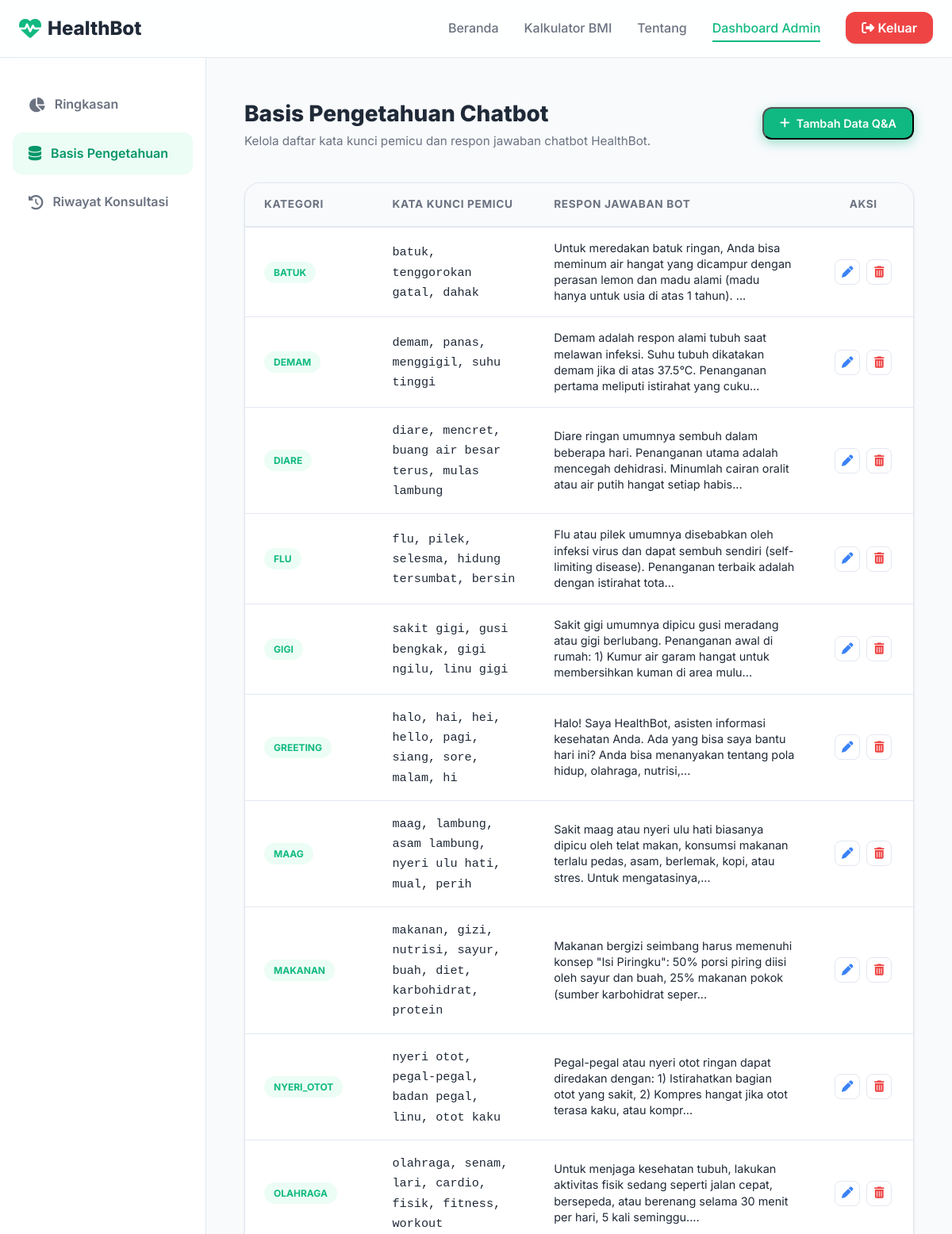
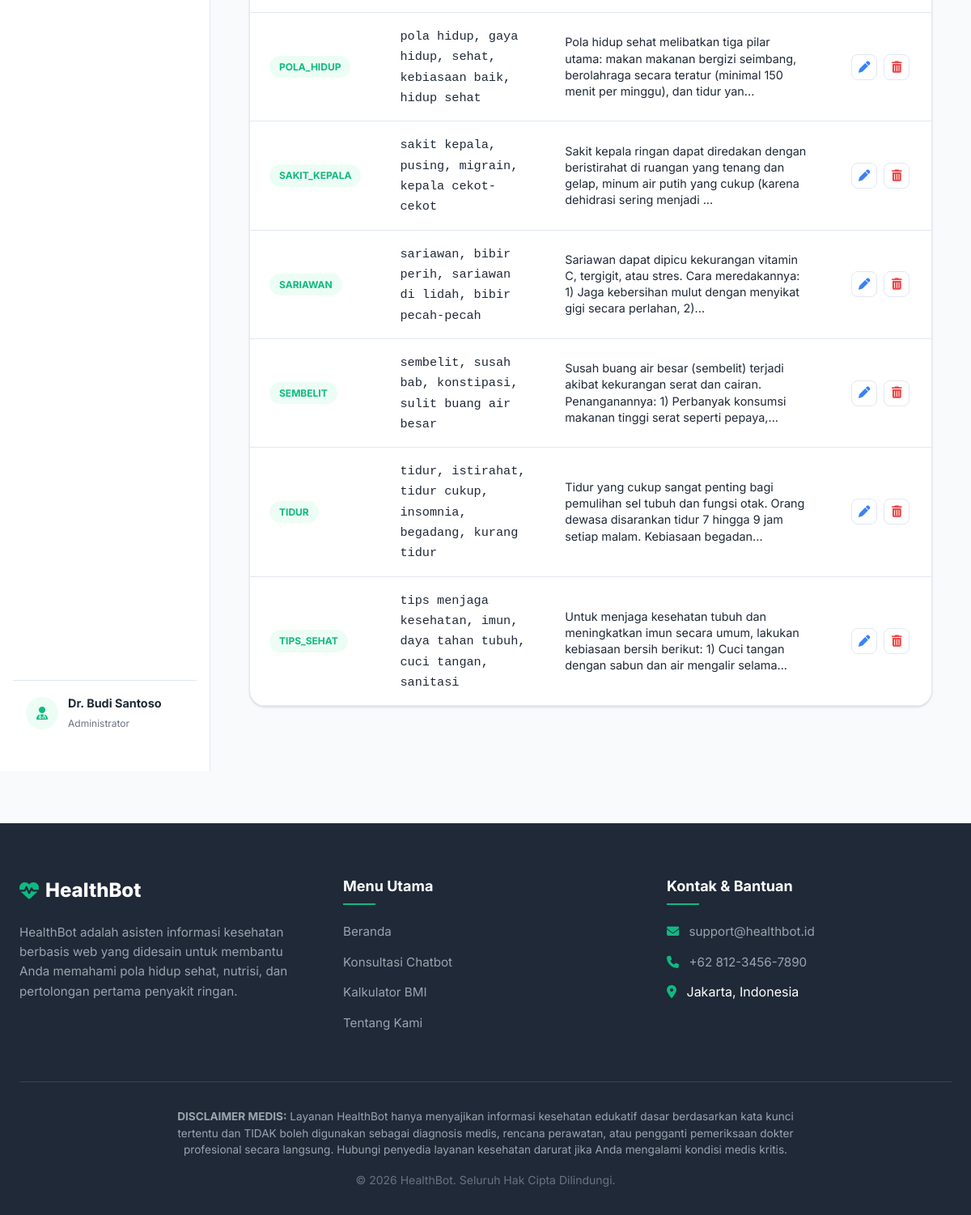
Screenshot of /admin_dashboard.php?tab=knowledge (signed in) with the database file from the repository (2 pictures, top to bottom).
### tables this page shows
CREATE TABLE IF NOT EXISTS `knowledge_base` (
  `id` INT AUTO_INCREMENT PRIMARY KEY,
  `category` VARCHAR(50) NOT NULL,
  `keyword` TEXT NOT NULL,  
  `response` TEXT NOT NULL,
  `created_at` TIMESTAMP DEFAULT CURRENT_TIMESTAMP
);

### admin_dashboard.php (the view, shortened to what this page needs)
<?php
require_once '../includes/db.php';
$tab = $_GET['tab'] ?? 'overview';
$stats = ['chats' => 0, 'users' => 0, 'knowledge' => 0];
try {
    $stats['chats'] = $pdo->query("SELECT COUNT(*) FROM chat_history")->fetchColumn();
    $stats['users'] = $pdo->query("SELECT COUNT(*) FROM users")->fetchColumn();
    $stats['knowledge'] = $pdo->query("SELECT COUNT(*) FROM knowledge_base")->fetchColumn();
} catch (PDOException $e) {}
$kb_list = [];
try {
    $kb_list = $pdo->query("SELECT * FROM knowledge_base ORDER BY category ASC, id DESC")->fetchAll();
} catch (PDOException $e) {}
$logs_list = [];
try {
    $logs_list = $pdo->query("
        SELECT ch.*, u.session_token
        FROM chat_history ch
        JOIN users u ON ch.user_id = u.id
        ORDER BY ch.created_at DESC
        LIMIT 100
    ")->fetchAll();
} catch (PDOException $e) {}
require_once '../includes/header.php';
?>
<div class="dashboard-layout">
    <aside class="admin-sidebar">
        <ul class="sidebar-menu">
            <li>
                <a href="admin_dashboard.php?tab=overview" class="sidebar-link <?php echo $tab === 'overview' ? 'active' : ''; ?>">
                    <i class="fa-solid fa-chart-pie"></i> Ringkasan
                </a>
            </li>
            <li>
                <a href="admin_dashboard.php?tab=knowledge" class="sidebar-link <?php echo $tab === 'knowledge' ? 'active' : ''; ?>">
                    <i class="fa-solid fa-database"></i> Basis Pengetahuan
                </a>
            </li>
            <li>
                <a href="admin_dashboard.php?tab=logs" class="sidebar-link <?php echo $tab === 'logs' ? 'active' : ''; ?>">
                    <i class="fa-solid fa-clock-rotate-left"></i> Riwayat Konsultasi
                </a>
            </li>
        </ul>
        <div class="admin-profile">
            <div class="admin-avatar">
                <i class="fa-solid fa-user-md"></i>
            </div>
            <div class="admin-meta">
                <h4><?php echo htmlspecialchars($_SESSION['admin_name']); ?></h4>
                <span>Administrator</span>
            </div>
        </div>
    </aside>
    <main class="admin-content">
        <?php if ($tab === 'overview'): ?>
            <div class="page-title-box">
                <h2>Ringkasan Statistik HealthBot</h2>
                <p>Selamat datang kembali, berikut ringkasan aktivitas konsultasi dan volume data hari ini.</p>
            </div>
            <div class="widgets-grid">
                <div class="widget-card info">
                    <div class="widget-details">
                        <h4>Total Percakapan</h4>
                        <span><?php echo number_format($stats['chats']); ?></span>
                    </div>
                    <div class="widget-icon-container">
                        <i class="fa-solid fa-comments"></i>
                    </div>
                </div>
                <div class="widget-card primary">
                    <div class="widget-details">
                        <h4>Pengunjung Unik</h4>
                        <span><?php echo number_format($stats['users']); ?></span>
                    </div>
                    <div class="widget-icon-container">
                        <i class="fa-solid fa-users"></i>
                    </div>
                </div>
                <div class="widget-card warning">
                    <div class="widget-details">
                        <h4>Data Kata Kunci</h4>
                        <span><?php echo number_format($stats['knowledge']); ?></span>
                    </div>
                    <div class="widget-icon-container">
                        <i class="fa-solid fa-brain"></i>
                    </div>
                </div>
            </div>
            <div class="admin-panel">
                <div class="panel-header">
                    <h3>Konsultasi Terkini</h3>
                    <a href="admin_dashboard.php?tab=logs" style="font-size: 0.875rem; color: var(--primary); font-weight: 600;">Lihat Semua <i class="fa-solid fa-arrow-right"></i></a>
                </div>
                <div class="panel-body data-table-container">
                    <table class="data-table">
                        <thead>
                            <tr>
                                <th style="width: 15%;">Waktu</th>
                                <th style="width: 20%;">Pengunjung</th>
                                <th style="width: 30%;">Pertanyaan</th>
                                <th style="width: 35%;">Jawaban Bot</th>
                            </tr>
                        </thead>
                        <tbody>
                            <?php if (empty($logs_list)): ?>
                                <tr>
                                    <td colspan="4" style="text-align: center; color: var(--gray);">Belum ada riwayat percakapan masuk.</td>
                                </tr>
                            <?php else: ?>
                                <?php for($i = 0; $i < min(5, count($logs_list)); $i++): $log = $logs_list[$i]; ?>
                                    <tr>
                                        <td><strong><?php echo date('d M H:i', strtotime($log['created_at'])); ?></strong></td>
                                        <td><code><?php echo substr($log['session_token'], 0, 10); ?>...</code></td>
                                        <td><?php echo htmlspecialchars($log['user_message']); ?></td>
                                        <td><?php echo htmlspecialchars(substr($log['bot_response'], 0, 80)) . (strlen($log['bot_response']) > 80 ? '...' : ''); ?></td>
                                    </tr>
                                <?php endfor; ?>
                            <?php endif; ?>
                        </tbody>
                    </table>
                </div>
            </div>
        <?php elseif ($tab === 'knowledge'): ?>
            <div class="page-title-box" style="display: flex; justify-content: space-between; align-items: center; flex-wrap: wrap; gap: 1rem;">
                <div>
                    <h2>Basis Pengetahuan Chatbot</h2>
                    <p>Kelola daftar kata kunci pemicu dan respon jawaban chatbot HealthBot.</p>
                </div>
                <button class="btn-primary" onclick="openAddModal()" style="padding: 0.625rem 1.25rem; font-size: 0.9rem;">
                    <i class="fa-solid fa-plus"></i> Tambah Data Q&A
                </button>
            </div>
            <div class="admin-panel">
                <div class="panel-body data-table-container" style="padding: 0;">
                    <table class="data-table">
                        <thead>
                            <tr>
                                <th style="width: 15%;">Kategori</th>
                                <th style="width: 25%;">Kata Kunci Pemicu</th>
                                <th style="width: 45%;">Respon Jawaban Bot</th>
                                <th style="width: 15%; text-align: center;">Aksi</th>
                            </tr>
                        </thead>
                        <tbody>
                            <?php if (empty($kb_list)): ?>
                                <tr>
                                    <td colspan="4" style="text-align: center; color: var(--gray); padding: 2rem;">Data basis pengetahuan kosong.</td>
                                </tr>
                            <?php else: ?>
                                <?php foreach ($kb_list as $row): ?>
                                    <tr>
                                        <td><span class="bmi-category-badge badge-normal" style="font-size: 0.75rem; text-transform: uppercase; font-weight: 700; border: none; padding: 0.25rem 0.75rem;"><?php echo htmlspecialchars($row['category']); ?></span></td>
                                        <td><code><?php echo htmlspecialchars($row['keyword']); ?></code></td>
                                        <td style="font-size: 0.9rem; line-height: 1.4;"><?php echo nl2br(htmlspecialchars(substr($row['response'], 0, 150))) . (strlen($row['response']) > 150 ? '...' : ''); ?></td>
                                        <td style="text-align: center;">
                                            <div style="display: flex; justify-content: center; gap: 0.5rem;">
                                                <button class="btn-action edit" title="Edit Data"
                                                        onclick="openEditModal(
                                                            <?php echo $row['id']; ?>,
                                                            '<?php echo addslashes($row['category']); ?>',
                                                            '<?php echo addslashes($row['keyword']); ?>',
                                                            '<?php echo addslashes($row['response']); ?>'
                                                        )">
                                                    <i class="fa-solid fa-pen"></i>
                                                </button>
                                                <a href="admin_dashboard.php?tab=knowledge&delete_kb=<?php echo $row['id']; ?>"
                                                   class="btn-action delete" title="Hapus Data"
                                                   onclick="return confirm('Apakah Anda yakin ingin menghapus kata kunci ini?');">
                                                    <i class="fa-solid fa-trash-can"></i>
                                                </a>
                                            </div>
                                        </td>
                                    </tr>
                                <?php endforeach; ?>
                            <?php endif; ?>
                        </tbody>
                    </table>
                </div>
            </div>
        <?php endif; ?>
    </main>
</div>
<?php
require_once '../includes/footer.php';
?>

### rows the page displays
knowledge_base: category "BATUK", keyword "batuk, tenggorokan gatal, dahak", response "Untuk meredakan batuk ringan, Anda bisa meminum air hangat yang dicampur dengan perasan lemon dan madu alami (madu hanya untuk usia di atas 1 tahun)."
knowledge_base: category "DEMAM", keyword "demam, panas, menggigil, suhu tinggi", response "Demam adalah respon alami tubuh saat melawan infeksi. Suhu tubuh dikatakan demam jika di atas 37.5°C. Penanganan pertama meliputi istirahat yang cuku"
knowledge_base: category "DIARE", keyword "diare, mencret, buang air besar terus, mulas lambung", response "Diare ringan umumnya sembuh dalam beberapa hari. Penanganan utama adalah mencegah dehidrasi. Minumlah cairan oralit atau air putih hangat setiap habis"
knowledge_base: category "FLU", keyword "flu, pilek, selesma, hidung tersumbat, bersin", response "Flu atau pilek umumnya disebabkan oleh infeksi virus dan dapat sembuh sendiri (self-limiting disease). Penanganan terbaik adalah dengan istirahat tota"
knowledge_base: category "GIGI", keyword "sakit gigi, gusi bengkak, gigi ngilu, linu gigi", response "Sakit gigi umumnya dipicu gusi meradang atau gigi berlubang. Penanganan awal di rumah: 1) Kumur air garam hangat untuk membersihkan kuman di area mulu"
knowledge_base: category "GREETING", keyword "halo, hai, hei, hello, pagi, siang, sore, malam, hi", response "Halo! Saya HealthBot, asisten informasi kesehatan Anda. Ada yang bisa saya bantu hari ini? Anda bisa menanyakan tentang pola hidup, olahraga, nutrisi,"
knowledge_base: category "MAAG", keyword "maag, lambung, asam lambung, nyeri ulu hati, mual, perih", response "Sakit maag atau nyeri ulu hati biasanya dipicu oleh telat makan, konsumsi makanan terlalu pedas, asam, berlemak, kopi, atau stres. Untuk mengatasinya,"
knowledge_base: category "MAKANAN", keyword "makanan, gizi, nutrisi, sayur, buah, diet, karbohidrat, protein", response "Makanan bergizi seimbang harus memenuhi konsep \"Isi Piringku\": 50% porsi piring diisi oleh sayur dan buah, 25% makanan pokok (sumber karbohidrat seper"
knowledge_base: category "NYERI_OTOT", keyword "nyeri otot, pegal-pegal, badan pegal, linu, otot kaku", response "Pegal-pegal atau nyeri otot ringan dapat diredakan dengan: 1) Istirahatkan bagian otot yang sakit, 2) Kompres hangat jika otot terasa kaku, atau kompr"
knowledge_base: category "OLAHRAGA", keyword "olahraga, senam, lari, cardio, fisik, fitness, workout", response "Untuk menjaga kesehatan tubuh, lakukan aktivitas fisik sedang seperti jalan cepat, bersepeda, atau berenang selama 30 menit per hari, 5 kali seminggu."
knowledge_base: category "POLA_HIDUP", keyword "pola hidup, gaya hidup, sehat, kebiasaan baik, hidup sehat", response "Pola hidup sehat melibatkan tiga pilar utama: makan makanan bergizi seimbang, berolahraga secara teratur (minimal 150 menit per minggu), dan tidur yan"
knowledge_base: category "SAKIT_KEPALA", keyword "sakit kepala, pusing, migrain, kepala cekot-cekot", response "Sakit kepala ringan dapat diredakan dengan beristirahat di ruangan yang tenang dan gelap, minum air putih yang cukup (karena dehidrasi sering menjadi"
knowledge_base: category "SARIAWAN", keyword "sariawan, bibir perih, sariawan di lidah, bibir pecah-pecah", response "Sariawan dapat dipicu kekurangan vitamin C, tergigit, atau stres. Cara meredakannya: 1) Jaga kebersihan mulut dengan menyikat gigi secara perlahan, 2)"
knowledge_base: category "SEMBELIT", keyword "sembelit, susah bab, konstipasi, sulit buang air besar", response "Susah buang air besar (sembelit) terjadi akibat kekurangan serat dan cairan. Penanganannya: 1) Perbanyak konsumsi makanan tinggi serat seperti pepaya,"
knowledge_base: category "TIDUR", keyword "tidur, istirahat, tidur cukup, insomnia, begadang, kurang tidur", response "Tidur yang cukup sangat penting bagi pemulihan sel tubuh dan fungsi otak. Orang dewasa disarankan tidur 7 hingga 9 jam setiap malam. Kebiasaan begadan"
knowledge_base: category "TIPS_SEHAT", keyword "tips menjaga kesehatan, imun, daya tahan tubuh, cuci tangan, sanitasi", response "Untuk menjaga kesehatan tubuh dan meningkatkan imun secara umum, lakukan kebiasaan bersih berikut: 1) Cuci tangan dengan sabun dan air mengalir selama"

### other values shown
$_SESSION['admin_name'] "Dr. Budi Santoso"
